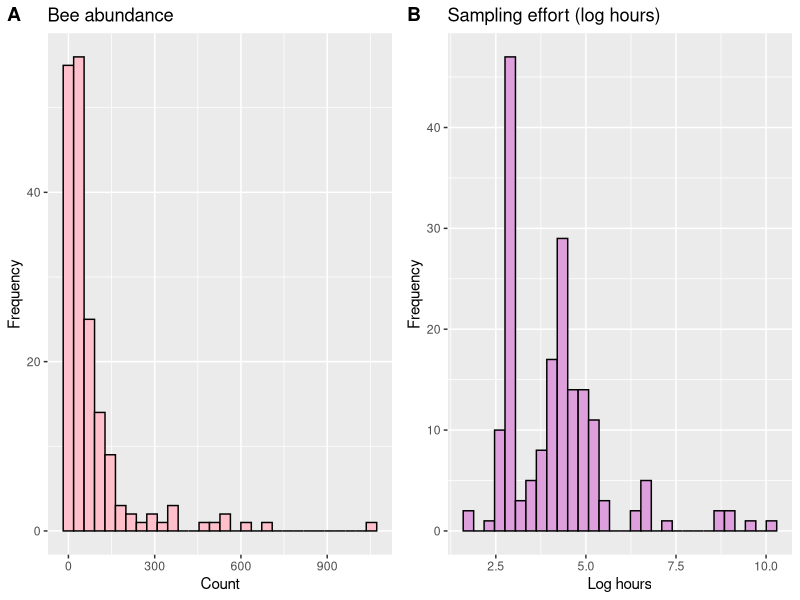
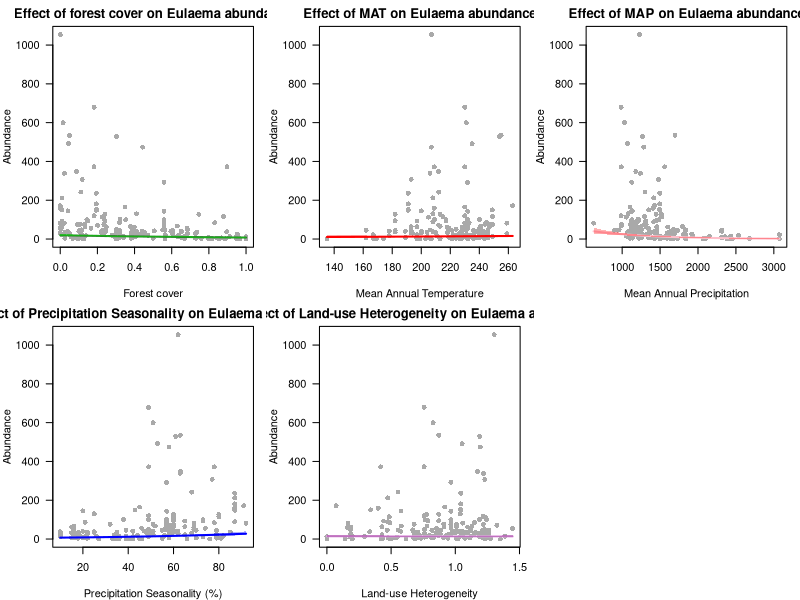

The R source for these figures, in order:
library(dplyr)
library(ggplot2)
library(MASS)
library(cowplot)

dat = read.csv("exercise_6/Eulaema.csv")
head(dat)

summary(dat$Eulaema_nigrita)
h_bee = ggplot(dat, aes(x = Eulaema_nigrita)) +
  geom_histogram(fill = "pink", color = "black") +
  labs(title = "Bee abundance", x = "Count", y = "Frequency")

summary(dat$effort)
h_effort = ggplot(dat, aes(x = effort)) +
  geom_histogram(fill = "plum", color = "black") +
  labs(title = "Sampling effort (log hours)", x = "Log hours", y = "Frequency")

plot_grid( h_bee, h_effort, ncol = 2,
          labels = c("A", "B"))

m = glm(Eulaema_nigrita ~ effort + altitude + MAT, "poisson", data=dat)
summary(m)

m_nb <- glm.nb(Eulaema_nigrita ~ offset(log(effort)) + altitude + MAT + MAP + 
                Tseason + Pseason + forest. + lu_het, data = dat) # model accounts for varying sampling effort

summary(m_nb)
coef(summary(m_nb))

m_strong <- glm.nb(Eulaema_nigrita ~ offset(log(effort)) + forest. + MAT + MAP + Pseason + 
                   lu_het, data = dat) # model accounts for varying sampling effort
summary(m_strong)

# Proportional change

Δx_forest = max(dat$forest.) - min(dat$forest.)
relative_change_forest= exp(Δx_forest*-0.9369490)
percent_change_forest = (relative_change_forest -1)*100

Δx_MAT = max(dat$MAT) - min(dat$MAT)
relative_change_MAT = exp(Δx_MAT*0.0031881)
percent_change_MAT = (relative_change_MAT -1)*100

Δx_MAP = max(dat$MAP) - min(dat$MAP)
relative_change_MAP = exp(Δx_MAP*-0.0012672)
percent_change_MAP = (relative_change_MAP -1)*100

Δx_Pseason = max(dat$Pseason) - min(dat$Pseason)
relative_change_Pseason = exp(Δx_Pseason*0.0164724)
percent_change_Pseason = (relative_change_Pseason -1)*100

Δx_lu_het = max(dat$lu_het) - min(dat$lu_het)
relative_change_lu_het = exp(Δx_lu_het*-0.0319785)
percent_change_lu_het = (relative_change_lu_het -1)*100


par(mfrow = c(2,3), mar=c(4,4,2,1))
x_forest <- dat$forest.
y <- dat$Eulaema_nigrita
xx_forest <- seq(min(x_forest), max(x_forest), length.out = 100)
forest_data <- data.frame(
  forest. = xx_forest,
  MAT = mean(dat$MAT),
  MAP = mean(dat$MAP),
  Pseason = mean(dat$Pseason),
  lu_het = mean(dat$lu_het),
  effort = 1  
)
y_hat_forest <- predict(m_strong, newdata = forest_data, type = "link", se.fit = TRUE)
fit <- exp(y_hat_forest$fit)
upper <- exp(y_hat_forest$fit + 1.96 * y_hat_forest$se.fit)
lower <- exp(y_hat_forest$fit - 1.96 * y_hat_forest$se.fit)
lower[lower < 0] <- 0 

pfor = plot(x_forest, y, col="darkgrey", pch=16, las=1,
     main="Effect of forest cover on Eulaema abundance",
     xlab="Forest cover", ylab="Abundance")
lines(xx_forest, fit, col="forestgreen", lwd=2)
polygon(c(xx_forest, rev(xx_forest)), c(upper, rev(lower)),
        col=rgb(0, 1, 0, 0.3), border=NA)


x_MAT <- dat$MAT
xx_MAT <- seq(min(x_MAT), max(x_MAT), length.out = 100)

data_MAT <- data.frame(
  forest. = mean(dat$forest.),
  MAT = xx_MAT,
  MAP = mean(dat$MAP),
  Pseason = mean(dat$Pseason),
  lu_het = mean(dat$lu_het),
  effort = 1
)

y_hat_MAT <- predict(m_strong, newdata = data_MAT, type = "link", se.fit = TRUE)
fit_MAT <- exp(y_hat_MAT$fit)
upper_MAT <- exp(y_hat_MAT$fit + 1.96 * y_hat_MAT$se.fit)
lower_MAT <- exp(y_hat_MAT$fit - 1.96 * y_hat_MAT$se.fit)
lower_MAT[lower_MAT < 0] <- 0

pmat = plot(x_MAT, y, col="darkgrey", pch=16, las=1,
     main="Effect of MAT on Eulaema abundance",
     xlab="Mean Annual Temperature", ylab="Abundance")
lines(xx_MAT, fit_MAT, col="red", lwd=2)
polygon(c(xx_MAT, rev(xx_MAT)), c(upper_MAT, rev(lower_MAT)),
        col=rgb(1, 0, 0, 0.3), border=NA)

x_MAP <- dat$MAP
xx_MAP <- seq(min(x_MAP), max(x_MAP), length.out = 100)

data_MAP <- data.frame(
  forest. = mean(dat$forest.),
  MAT = mean(dat$MAT),
  MAP = xx_MAP,
  Pseason = mean(dat$Pseason),
  lu_het = mean(dat$lu_het),
  effort = 1
)

y_hat_MAP <- predict(m_strong, newdata = data_MAP, type = "link", se.fit = TRUE)
fit_MAP <- exp(y_hat_MAP$fit)
upper_MAP <- exp(y_hat_MAP$fit + 1.96 * y_hat_MAP$se.fit)
lower_MAP <- exp(y_hat_MAP$fit - 1.96 * y_hat_MAP$se.fit)
lower_MAP[lower_MAP < 0] <- 0

pmap = plot(x_MAP, y, col="darkgrey", pch=16, las=1,
     main="Effect of MAP on Eulaema abundance",
     xlab="Mean Annual Precipitation", ylab="Abundance")
lines(xx_MAP, fit_MAP, col="pink", lwd=2)
polygon(c(xx_MAP, rev(xx_MAP)), c(upper_MAP, rev(lower_MAP)),
        col=rgb(1, 0, 0, 0.3), border=NA)

x_Pseason <- dat$Pseason
xx_Pseason <- seq(min(x_Pseason), max(x_Pseason), length.out = 100)

data_Pseason <- data.frame(
  forest. = mean(dat$forest.),
  MAT = mean(dat$MAT),
  MAP = mean(dat$MAP),
  Pseason = xx_Pseason,
  lu_het = mean(dat$lu_het),
  effort = 1
)

y_hat_Pseason <- predict(m_strong, newdata = data_Pseason, type = "link", se.fit = TRUE)
fit_Pseason <- exp(y_hat_Pseason$fit)
upper_Pseason <- exp(y_hat_Pseason$fit + 1.96 * y_hat_Pseason$se.fit)
lower_Pseason <- exp(y_hat_Pseason$fit - 1.96 * y_hat_Pseason$se.fit)
lower_Pseason[lower_Pseason < 0] <- 0

ppseason = plot(x_Pseason, y, col="darkgrey", pch=16, las=1,
     main="Effect of Precipitation Seasonality on Eulaema abundance",
     xlab="Precipitation Seasonality (%)", ylab="Abundance")
lines(xx_Pseason, fit_Pseason, col="blue", lwd=2)
polygon(c(xx_Pseason, rev(xx_Pseason)), c(upper_Pseason, rev(lower_Pseason)),
        col=rgb(0, 0, 1, 0.3), border=NA)

x_lu_het <- dat$lu_het
xx_lu_het <- seq(min(x_lu_het), max(x_lu_het), length.out = 100)

data_lu_het <- data.frame(
  forest. = mean(dat$forest.),
  MAT = mean(dat$MAT),
  MAP = mean(dat$MAP),
  Pseason = mean(dat$Pseason),
  lu_het = xx_lu_het,
  effort = 1
)

y_hat_lu_het <- predict(m_strong, newdata = data_lu_het, type = "link", se.fit = TRUE)
fit_lu_het <- exp(y_hat_lu_het$fit)
upper_lu_het <- exp(y_hat_lu_het$fit + 1.96 * y_hat_lu_het$se.fit)
lower_lu_het <- exp(y_hat_lu_het$fit - 1.96 * y_hat_lu_het$se.fit)
lower_lu_het[lower_lu_het < 0] <- 0

plu = plot(x_lu_het, y, col="darkgrey", pch=16, las=1,
     main="Effect of Land-use Heterogeneity on Eulaema abundance",
     xlab="Land-use Heterogeneity", ylab="Abundance")
lines(xx_lu_het, fit_lu_het, col="plum", lwd=2)
polygon(c(xx_lu_het, rev(xx_lu_het)), c(upper_lu_het, rev(lower_lu_het)),
        col=rgb(0.5, 0, 0.5, 0.3), border=NA)

par(mfrow=c(1,1))


